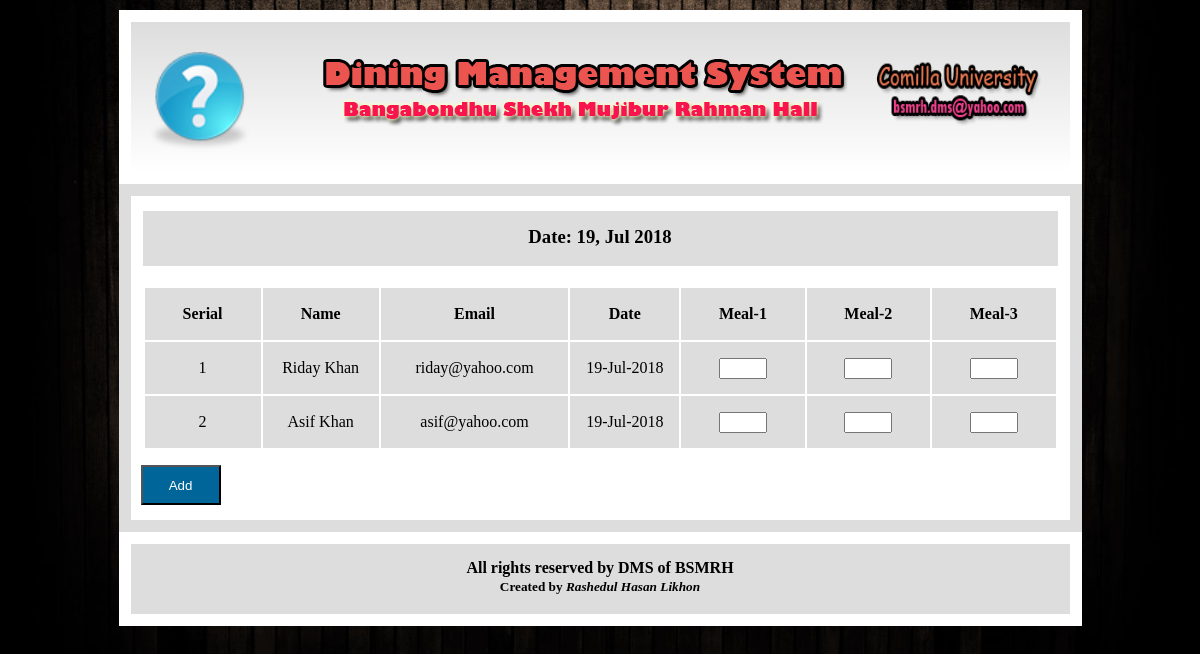
The page /admin/addmeal.php on the database its author committed.
### tables this page shows
CREATE TABLE IF NOT EXISTS `on_off` (
  `id` int(11) NOT NULL AUTO_INCREMENT,
  `user_name` varchar(100) NOT NULL,
  `email` varchar(100) NOT NULL,
  `on_off` varchar(100) NOT NULL,
  PRIMARY KEY (`id`)
);

### admin/addmeal.php (the view, shortened to what this page needs)
<!DOCTYPE html>
<html>
<head>
<link rel='stylesheet' type='text/css' href='addmeal.css' />
</head>
	<body>
	<section id='wrapper'>
		<section id='header'>
		     <div class='logo'>
				<img src='../images/Logo.png'/>
			 </div>
				 <div class='heading'>
					<a href='adminhome.php'><img src='../images/heading.png'/></a>
				 </div>
		     <div class='address'>
				<img src='../images/address.png'/>
			 </div>
	    </section>
	    <section id='content'>
		<h3 style='width:915px;height:40px;background:#ddd;margin:0 auto;margin-top:15px;text-align:center;padding-top:15px;'>Date: <?php echo date("d, M Y"); ?></h3>
			<form method='post'>
					<table>
					<tr>
					   <th>Serial</th>
					   <th>Name</th>
					   <th>Email</th>
					   <th>Date</th>
					   <th>Meal-1</th>
					   <th>Meal-2</th>
					   <th>Meal-3</th>
					</tr>
					<tr>
					<?php
				         $data=mysql_query("select * from on_off where on_off='ON'");
					while($row=mysql_fetch_array($data)){
					echo "<td>".$row['id']."</td>";
					echo "<td>".$row['user_name']."</td>";
					echo "<td>".$row['email']."</td>";
					echo "<td>".date('d-M-Y')."</td>";
					echo "<td>"."<input type='text'name='meal-1' required style='width:40px;'/>"."</td>";
					echo "<td>"."<input type='text' name='meal-2' required style='width:40px;'/>"."</td>";
					echo "<td>"."<input type='text' name='meal-3' required style='width:40px;'/>"."</td>";
					echo "</tr>";
					}
					?>
					</table>
				<input type='submit' name='add' value='Add' style='width:80px;height:40px;margin-top:15px;margin-left:10px;margin-bottom:15px;background:#006699;color:white;'/>
			</form>
		</section>
		<section id='footer'>
		  <h4>All rights reserved by DMS of BSMRH</h4>
		  <h5>Created by <em>Rashedul Hasan Likhon</em></h5>
		</section>
    </section>
	</body>
</html>

### admin/addmeal.css (style rules this page uses)
* { margin:0 auto; }
body { width:100%; height:auto; background:url('../images/b7.jpg') no-repeat; background-size:cover; }
#wrapper { width:963px; height:auto; margin:0 auto; background:white; }
#header { width:939px; height:150px; margin:0 auto; background:linear-gradient(#ddd,white); background-size:cover; border:12px solid white; margin-top:10px; }
.logo { float:left; width:170px; height:150px; }
.logo img { float:left; width:100px; height:100px; margin-top:30px; margin-left:20px; background-size:cover; }
.heading { float:left; width:570px; height:150px; }
.address { float:left; width:199px; height:150px; color:white; }
.address img { width:170px; height:120px; padding-top:10px; margin-right:10px; font-size:15px; line-height:21px; }
#content { width:939px; height:auto; margin:0 auto; background:; border:12px solid #ddd; margin-top:0px; }
#content table { width:915px; margin:0 auto; margin-top:20px; }
#content table th { width:915px; background:#ddd; height:50px; }
#content table td { width:915px; background:#ddd; height:50px; text-align:center; }
#footer { width:939px; height:70px; margin:0 auto; margin-top:0px; background:#ddd; background-size:cover; border:12px solid white; margin-bottom:10px; }
#footer h4 { text-align:center; padding-top:15px; }
#footer h5 { text-align:center; line-height:20px; }

### rows shown on the page
on_off: id "1", user_name "Riday Khan", email "riday@yahoo.com"
on_off: id "2", user_name "Asif Khan", email "asif@yahoo.com"
